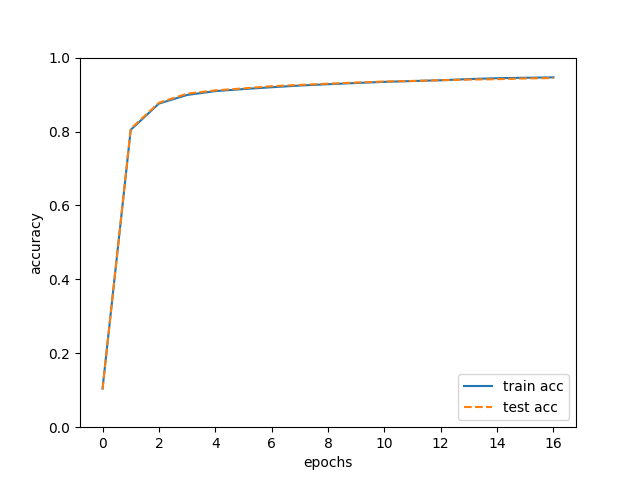

Here is the Python script that generated this plot:
# coding: utf-8
import sys, os
sys.path.append(os.pardir)  # 親ディレクトリのファイルをインポートするための設定
import numpy as np
import matplotlib.pyplot as plt
from dataset.mnist import load_mnist
from two_layer_net import TwoLayerNet

# データの読み込み
(x_train, t_train), (x_test, t_test) = load_mnist(normalize=True, one_hot_label=True)

network = TwoLayerNet(input_size=784, hidden_size=50, output_size=10)

iters_num = 10000  # 繰り返しの回数を適宜設定する
train_size = x_train.shape[0]
batch_size = 100
learning_rate = 0.1

train_loss_list = []
train_acc_list = []
test_acc_list = []
#1エポックあたりの繰り返し数
iter_per_epoch = max(train_size / batch_size, 1)

for i in range(iters_num):
    batch_mask = np.random.choice(train_size, batch_size)
    x_batch = x_train[batch_mask]
    t_batch = t_train[batch_mask]
    
    # 勾配の計算
    #grad = network.numerical_gradient(x_batch, t_batch)
    grad = network.gradient(x_batch, t_batch)
    
    # パラメータの更新
    for key in ('W1', 'b1', 'W2', 'b2'):
        network.params[key] -= learning_rate * grad[key]
    
    loss = network.loss(x_batch, t_batch)
    train_loss_list.append(loss)
    
    #1エポックごとに認識精度を計算
    if i % iter_per_epoch == 0:
        train_acc = network.accuracy(x_train, t_train)
        test_acc = network.accuracy(x_test, t_test)
        train_acc_list.append(train_acc)
        test_acc_list.append(test_acc)
        print("train acc, test acc | " + str(train_acc) + ", " + str(test_acc))

# グラフの描画
markers = {'train': 'o', 'test': 's'}
x = np.arange(len(train_acc_list))
plt.plot(x, train_acc_list, label='train acc')
plt.plot(x, test_acc_list, label='test acc', linestyle='--')
plt.xlabel("epochs")
plt.ylabel("accuracy")
plt.ylim(0, 1.0)
plt.legend(loc='lower right')
plt.show()
